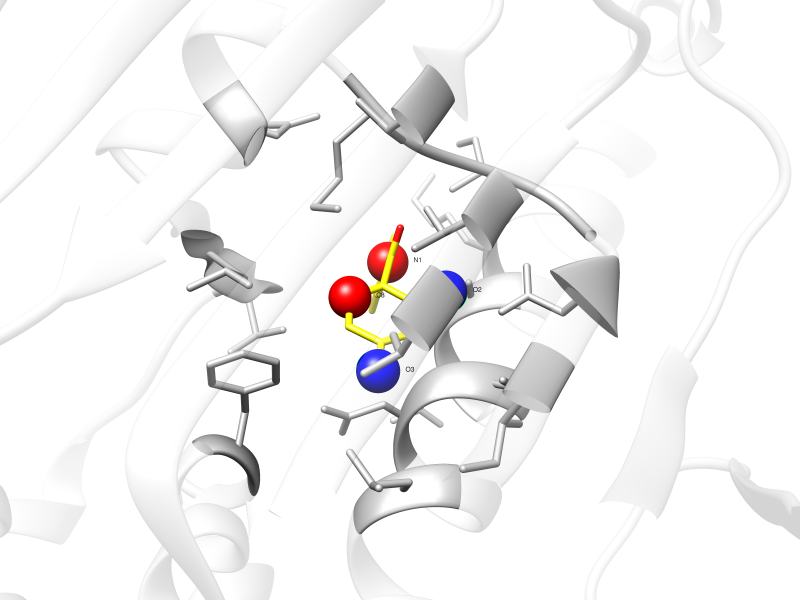
#> input picture original/HSP90/OneOPES/lig1/WaterFP_ligand/WaterFP_official_scripts/HSP90_lig1_WaterFP_selected_atoms_raw.png, 2400 x 1800 px (shown at 1/3 size)
$ python add_legend.py
#> lines starting #> are read from the running program, lines starting #| are printed output that depends on the picture
"""
Composite a legend onto the raw Chimera render, and save the final
publication figure at the requested path/filename.
"""
from PIL import Image, ImageDraw, ImageFont
import os

HERE = os.path.dirname(os.path.abspath(__file__))
SRC = os.path.join(HERE, "HSP90_lig1_WaterFP_selected_atoms_raw.png")
DST = os.path.join(HERE, "HSP90_lig1_WaterFP_selected_atoms.png")

img = Image.open(SRC).convert("RGB")
#> img is the input picture: PIL image 2400x1800 RGB; mean R, G, B 242.9, 241.9, 241.9
draw = ImageDraw.Draw(img)

W, H = img.size
#> W = 2400; H = 1800

try:
    font_title = ImageFont.truetype("/usr/share/fonts/truetype/dejavu/DejaVuSans-Bold.ttf", 34)
    font_body = ImageFont.truetype("/usr/share/fonts/truetype/dejavu/DejaVuSans.ttf", 30)
except Exception:
    font_title = ImageFont.load_default()
    font_body = ImageFont.load_default()

pad = 24
box_w, box_h = 560, 190
x0, y0 = W - box_w - 40, 40
#> x0 = 1800; y0 = 40
x1, y1 = x0 + box_w, y0 + box_h
#> x1 = 2360; y1 = 230

draw.rectangle([x0, y0, x1, y1], fill=(255, 255, 255), outline=(60, 60, 60), width=2)

draw.text((x0 + pad, y0 + pad), "WaterFP selected atoms", font=font_title, fill=(0, 0, 0))

sw = 28  # swatch size
ty = y0 + pad + 50
#> ty = 114
draw.ellipse([x0 + pad, ty, x0 + pad + sw, ty + sw], fill=(220, 20, 20))
draw.text((x0 + pad + sw + 14, ty - 2), "Anti-bulk:  N1, C8", font=font_body, fill=(0, 0, 0))

ty2 = ty + 50
#> ty2 = 164
draw.ellipse([x0 + pad, ty2, x0 + pad + sw, ty2 + sw], fill=(30, 60, 220))
draw.text((x0 + pad + sw + 14, ty2 - 2), "Bulk:  O3, O2", font=font_body, fill=(0, 0, 0))

# small caption bottom-left
cap = "HSP90 - lig1 bound complex; grey = protein pocket, yellow = ligand"
draw.text((40, H - 60), cap, font=font_body, fill=(60, 60, 60))

img.save(DST, dpi=(300, 300))
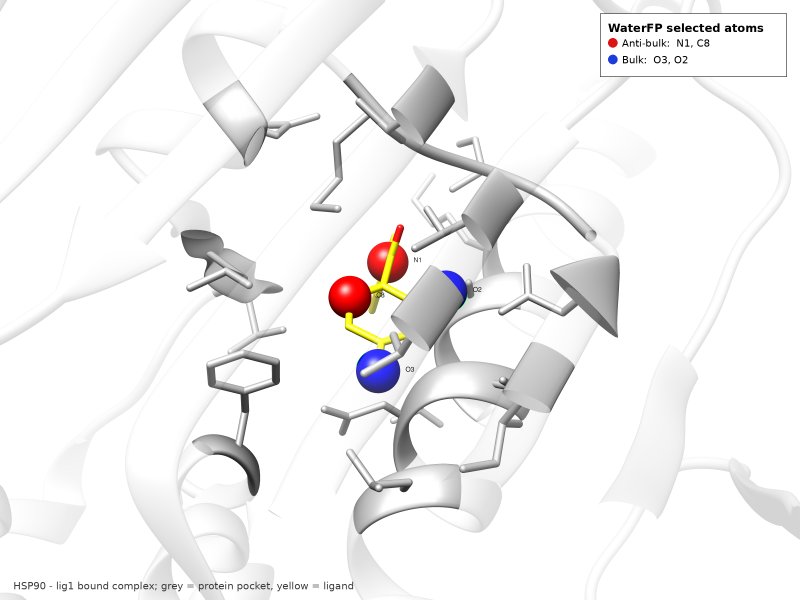
#> saved as HSP90_lig1_WaterFP_selected_atoms.png: PIL image 2400x1800 RGB (shown at 1/3 size); mean R, G, B 242.1, 241.2, 241.2
print("Saved final figure to: " + DST)
